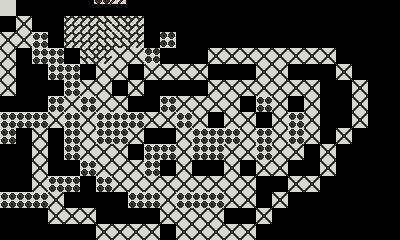

Below is a game level as drawn by its tile map, then a one-line description and the .tmx file that defines it, in full:
An orthogonal 25x15 tile map with 16x16 px tiles, 1 tile layer (Tile Layer 1), 1 image layer and 4 objects.

<map version="1.10" tiledversion="1.11.0" orientation="orthogonal" renderorder="right-down" width="25" height="15" tilewidth="16" tileheight="16" infinite="0" nextlayerid="4" nextobjectid="6">
 <tileset firstgid="1" source="tiles.tsx" />
 <layer id="1" name="Tile Layer 1" width="25" height="15">
  <data encoding="csv">
1,0,0,0,0,0,0,0,0,0,0,0,0,0,0,0,0,0,0,0,0,0,0,0,0,
0,2,0,0,4,4,1073741828,2147483652,4,0,0,0,0,0,0,0,0,0,0,0,0,0,0,0,0,
2,2,3,0,4,4,1073741828,1610612740,536870916,0,3758096387,0,0,0,0,0,0,0,0,0,0,0,0,0,0,
2,0,3,3,0,2147483652,4,2,2,1073741827,0,0,0,2,2,2,2,2,2,2,2,0,0,0,0,
2,0,0,3,3,0,2,2,0,2,2,2,2,0,0,0,2,2,0,0,0,2,0,0,0,
2,0,0,0,3,2,2,0,2,0,0,0,0,2,2,2,2,2,2,2,0,0,2,0,0,
0,0,0,3,2,3,2,2,0,0,3,2,2,2,2,0,3,2,0,2,0,0,2,0,0,
3,3,3,2,3,2,3,3,3,2,2,3,2,0,2,2,0,2,3,2,0,0,2,0,0,
3,0,2,0,3,2,3,3,2,0,0,2,3,3,3,2,3,2,3,2,0,2,0,0,0,
0,0,2,0,3,2,2,2,0,3,3,2,3,3,2,2,3,2,2,0,2,0,0,0,0,
0,0,2,0,0,3,2,2,2,3,0,2,0,0,2,0,2,2,0,0,2,0,0,0,0,
0,0,2,3,3,0,3,2,2,2,2,2,2,2,2,2,0,0,2,2,0,0,0,0,0,
3,3,3,2,0,0,0,0,3,3,2,3,3,3,2,2,0,2,0,0,0,0,0,0,0,
0,0,0,2,2,2,0,0,0,0,2,2,2,2,0,0,2,0,0,0,0,0,0,0,0,
0,0,0,0,0,0,2,2,2,2,0,2,2,2,2,2,0,0,0,0,0,0,0,0,0
</data>
 </layer>
 <objectgroup id="2" name="Object Layer 1">
  <object id="1" x="94.1176" y="13.6223">
   <properties>
    <property name="f" type="int" value="-2" />
   </properties>
   <polygon points="1.88235,2.37771 65.8824,2.37771 1.88235,34.3777 -30.1176,18.3777" />
  </object>
  <object id="2" gid="2" x="195.509" y="25.3375" width="16" height="16" />
  <object id="3" gid="2147483651" x="217.387" y="29.4654" width="16" height="16" rotation="90">
   <properties>
    <property name="tile" type="int" value="417" />
   </properties>
  </object>
  <object id="4" gid="3" x="270.169" y="29.1268" width="16" height="16">
   <properties>
    <property name="tile" type="int" value="413" />
   </properties>
  </object>
 </objectgroup>
 <imagelayer id="3" name="Image Layer 1" offsetx="94.9939" offsety="-28.5564">
  <image source="tiles.png" width="32" height="32" />
 </imagelayer>
</map>
